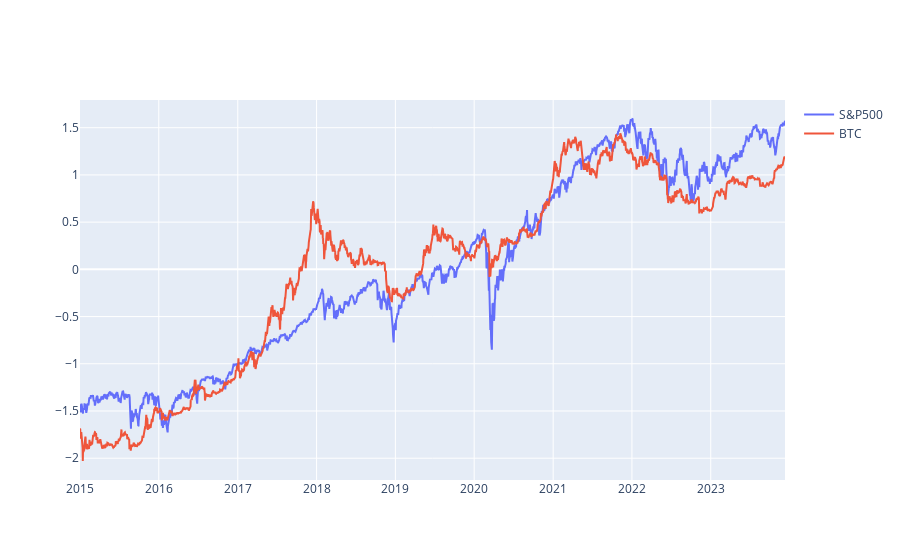

The notebook cell this image was saved under:
### Code cell
data_spy = spy_ohlc_df['2015-01-01':].copy()
data_btc = metrics['2015-01-01':].copy()
# normalize data
data_spy['Adj Close'] = np.log(data_spy['Adj Close'])
data_btc['PriceUSD'] = np.log(data_btc['PriceUSD'])
data_spy['Adj Close'] = (data_spy['Adj Close'] - data_spy['Adj Close'].mean()) / data_spy['Adj Close'].std()
data_btc['PriceUSD'] = (data_btc['PriceUSD'] - data_btc['PriceUSD'].mean()) / data_btc['PriceUSD'].std()

fig = go.Figure()
fig.add_trace(go.Scatter(x=data_spy.index, y=data_spy['Adj Close'],
                    mode='lines',
                    name='S&P500'))
fig.add_trace(go.Scatter(x=data_btc.index, y=data_btc['PriceUSD'],
                    mode='lines',
                    name='BTC'))

fig.show()

### Figure 1 — Plotly figure (JSON) as saved in the notebook; plotly's stock layout.template omitted (floating-point values rounded to 4 significant figures; data arrays with more than 128 entries replaced by an {"elided": "..."} marker saying what was removed)
{"data": [{"mode": "lines", "name": "S&P500", "type": "scatter", "x": {"elided": "2251 str values"}, "y": {"elided": "2251 float values"}}, {"mode": "lines", "name": "BTC", "type": "scatter", "x": {"elided": "3268 str values"}, "y": {"elided": "3268 float values"}}], "layout": {}}
